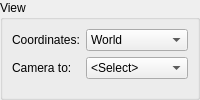
         <widget class="QGroupBox" name="groupBox">
          <property name="title">
           <string>View</string>
          </property>
          <layout class="QVBoxLayout" name="verticalLayout_4">
           <property name="leftMargin">
            <number>0</number>
           </property>
           <property name="topMargin">
            <number>0</number>
           </property>
           <property name="rightMargin">
            <number>0</number>
           </property>
           <property name="bottomMargin">
            <number>0</number>
           </property>
           <item>
            <widget class="QFrame" name="frame_2">
             <property name="frameShape">
              <enum>QFrame::NoFrame</enum>
             </property>
             <property name="frameShadow">
              <enum>QFrame::Raised</enum>
             </property>
             <layout class="QFormLayout" name="formLayout">
              <property name="fieldGrowthPolicy">
               <enum>QFormLayout::AllNonFixedFieldsGrow</enum>
              </property>
              <property name="labelAlignment">
               <set>Qt::AlignLeading|Qt::AlignLeft|Qt::AlignVCenter</set>
              </property>
              <property name="formAlignment">
               <set>Qt::AlignLeading|Qt::AlignLeft|Qt::AlignTop</set>
              </property>
              <item row="0" column="0">
               <widget class="QLabel" name="label_3">
                <property name="frameShape">
                 <enum>QFrame::NoFrame</enum>
                </property>
                <property name="frameShadow">
                 <enum>QFrame::Sunken</enum>
                </property>
                <property name="text">
                 <string>Coordinates:</string>
                </property>
                <property name="buddy">
                 <cstring>space_combo</cstring>
                </property>
               </widget>
              </item>
              <item row="0" column="1">
               <widget class="QComboBox" name="space_combo">
                <item>
                 <property name="text">
                  <string>World</string>
                 </property>
                </item>
                <item>
                 <property name="text">
                  <string>Talairach</string>
                 </property>
                </item>
                <item>
                 <property name="text">
                  <string>Dartel</string>
                 </property>
                </item>
               </widget>
              </item>
              <item row="1" column="0">
               <widget class="QLabel" name="label_4">
                <property name="toolTip">
                 <string>&lt;html&gt;&lt;head/&gt;&lt;body&gt;&lt;p&gt;Use this box to move camera to a predefined position&lt;/p&gt;&lt;/body&gt;&lt;/html&gt;</string>
                </property>
                <property name="text">
                 <string>Camera to:</string>
                </property>
                <property name="buddy">
                 <cstring>camera_pos</cstring>
                </property>
               </widget>
              </item>
              <item row="1" column="1">
               <widget class="QComboBox" name="camera_pos">
                <property name="baseSize">
                 <size>
                  <width>73</width>
                  <height>0</height>
                 </size>
                </property>
                <property name="toolTip">
                 <string>&lt;html&gt;&lt;head/&gt;&lt;body&gt;&lt;p&gt;Use this box to reset the camera to predefined position&lt;/p&gt;&lt;/body&gt;&lt;/html&gt;</string>
                </property>
                <item>
                 <property name="text">
                  <string>&lt;Select&gt;</string>
                 </property>
                </item>
                <item>
                 <property name="text">
                  <string>Default</string>
                 </property>
                </item>
                <item>
                 <property name="text">
                  <string>Left</string>
                 </property>
                </item>
                <item>
                 <property name="text">
                  <string>Right</string>
                 </property>
                </item>
                <item>
                 <property name="text">
                  <string>Front</string>
                 </property>
                </item>
                <item>
                 <property name="text">
                  <string>Back</string>
                 </property>
                </item>
                <item>
                 <property name="text">
                  <string>Top</string>
                 </property>
                </item>
                <item>
                 <property name="text">
                  <string>Bottom</string>
                 </property>
                </item>
               </widget>
              </item>
             </layout>
            </widget>
           </item>
          </layout>
         </widget>
